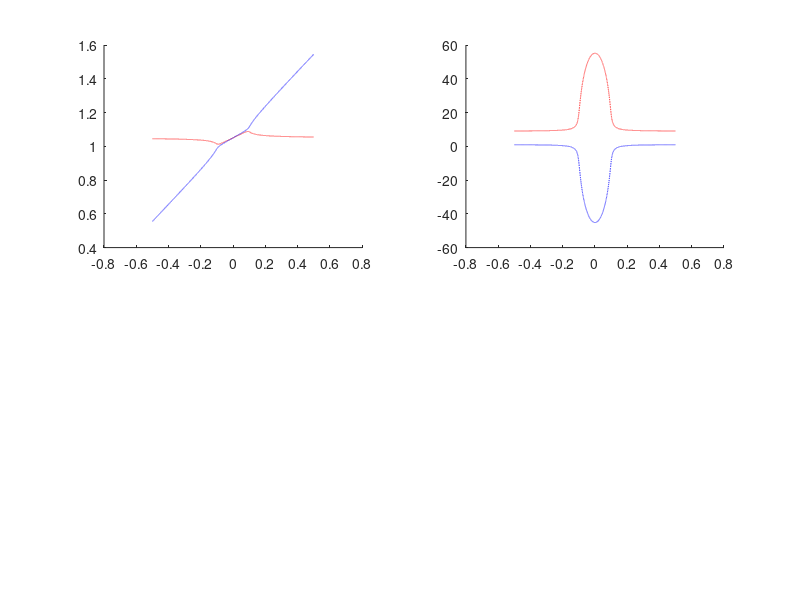
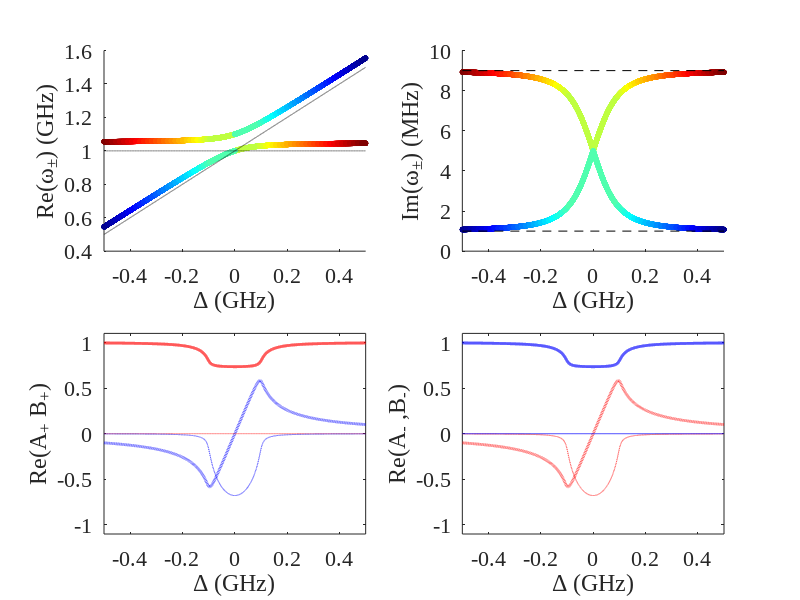

MATLAB code to generate these figures, in order:
function Coupling_dispersion_Cal
 close all
w2a = linspace(0.5,1.5,10000)';

dw1 = 0.009;
dw2 = 0.001;
w1 = 1-1i*dw1;
w2 = w2a -1i*dw2;
k = 0.05;

D = real(w2)-real(w1);

wp = ((w1+w2+2*k)+sign(real(w1-w2)).*sqrt((w1-w2).^2+4*k^2))/2;
wn = ((w1+w2+2*k)-sign(real(w1-w2)).*sqrt((w1-w2).^2+4*k^2))/2;







Ev = zeros(4,length(w2));
Ed = zeros(2,length(w2));
for n = 1:length(w2)
    w2n = w2(n);
   M =  [w1+k k; -k w2n+k];
   [V,d] = eig(M);
  % if real(w1) < real(w2n)
   Ev(:,n) = V(:);
   Ed(:,n) = [d(1),d(4)];
   %elseif real(w1) > real(w2n)
%    Ev(:,n) = [V(3),V(4),-V(1),-V(2)];
%    Ed(:,n) = [d(4),d(1)];
  % end
end

subplot(2,2,1); hold on
   plot(D,real(Ed(1,:)),'r--')
   plot(D,real(Ed(2,:)),'b--')

   subplot(2,2,2); hold on
   plot(D,-imag(Ed(1,:))*1e3,'r--')
   plot(D,-imag(Ed(2,:))*1e3,'b--')
   
color1 =  abs(Ev(1,:)./Ev(2,:));
color2 =  -abs(Ev(4,:)./Ev(3,:));

figure('pos',[50 50 800 600])
subplot(2,2,1)
cla


scatter(D,real(wp),10,color1); hold on
scatter(D,real(wn),10,color2); 

plot(D,real(wn)*0+1,'k--','Linewidth',0.5); 
plot(D,real(w2),'k--','Linewidth',0.5); hold off

colormap jet;
ylabel('Re(\omega_\pm) (GHz)')
% xlabel('\omega_s - \omega_c (GHz)')
xlabel('\Delta (GHz)')
%title('Dispersion')
set(gca,'Fontsize',16,'FontName','Times New Roman')
xlim([min(real(w2)-real(w1)) max(real(w2)-real(w1))])

subplot(2,2,2)
cla
% plot(D,-(imag(wp))*1e3,'r.','Linewidth',3); hold on
% plot(D,-(imag(wn))*1e3,'b.','Linewidth',3); 

scatter(D,-(imag(wp))*1e3,10,color1); hold on
scatter(D,-(imag(wn))*1e3,10,color2); 

plot([-0.5,0.5],([dw1,dw1]+1i*k)*1e3,'k--','Linewidth',0.5);
plot([-0.5,0.5],([dw2,dw2]+1i*k)*1e3,'k--','Linewidth',0.5);hold off
%ylim([0 25])
ylabel('Im(\omega_\pm) (MHz)')
%xlabel('\omega_s - \omega_c (GHz)')
xlabel('\Delta (GHz)')
%title('Linewidth')
set(gca,'Fontsize',16,'FontName','Times New Roman')
xlim([min(real(w2)-real(w1)) max(real(w2)-real(w1))])

% Delta = w1-w2;
% ev1 = normalize([2*k+D*0 Delta-sqrt(Delta.^2+4*k^2)]');
% ev2 = normalize([2*k+D*0 Delta+sqrt(Delta.^2+4*k^2)]');
% 
% subplot(2,2,3)
% plot(D,ev1(1,:),'r',D,ev1(2,:),'r--')
% % plot(D,real(ev1(1,:)./ev1(2,:)),'r--'); hold on
% % plot(D,real(ev2(1,:)./ev2(2,:)),'r--')
% subplot(2,2,4)
% plot(D,ev2(1,:),'b',D,ev2(2,:),'b--')
% plot(D,imag(ev1(1,:)./ev1(2,:)),'r--'); hold on
% plot(D,imag(ev2(1,:)./ev2(2,:)),'r--')
   subplot(2,2,3); 
   plot(D,real(Ev(1,:)),'r-','Linewidth',2);hold on
   plot(D,real(Ev(2,:)),'b--','Linewidth',2)
   
    plot(D,imag(Ev(1,:)),'r--','Linewidth',0.5);hold on
   plot(D,imag(Ev(2,:)),'b--','Linewidth',0.5)
   
   
   ylabel('Re(A_{+} B_{+})')
%xlabel('\omega_s - \omega_c (GHz)')
xlabel('\Delta (GHz)')
%title('Linewidth')
set(gca,'Fontsize',16,'FontName','Times New Roman')
xlim([min(real(w2)-real(w1)) max(real(w2)-real(w1))])
ylim([-1.1 1.1])

   subplot(2,2,4); 
   plot(D,real(Ev(3,:)),'r--','Linewidth',2); hold on
   plot(D,real(Ev(4,:)),'b-','Linewidth',2)
   
      plot(D,imag(Ev(3,:)),'r--','Linewidth',0.5); hold on
   plot(D,imag(Ev(4,:)),'b-','Linewidth',0.5)
   
   ylabel('Re(A_{-} ,B_{-})')
%xlabel('\omega_s - \omega_c (GHz)')
xlabel('\Delta (GHz)')
%title('Linewidth')
set(gca,'Fontsize',16,'FontName','Times New Roman')
xlim([min(real(w2)-real(w1)) max(real(w2)-real(w1))])
ylim([-1.1 1.1])
end